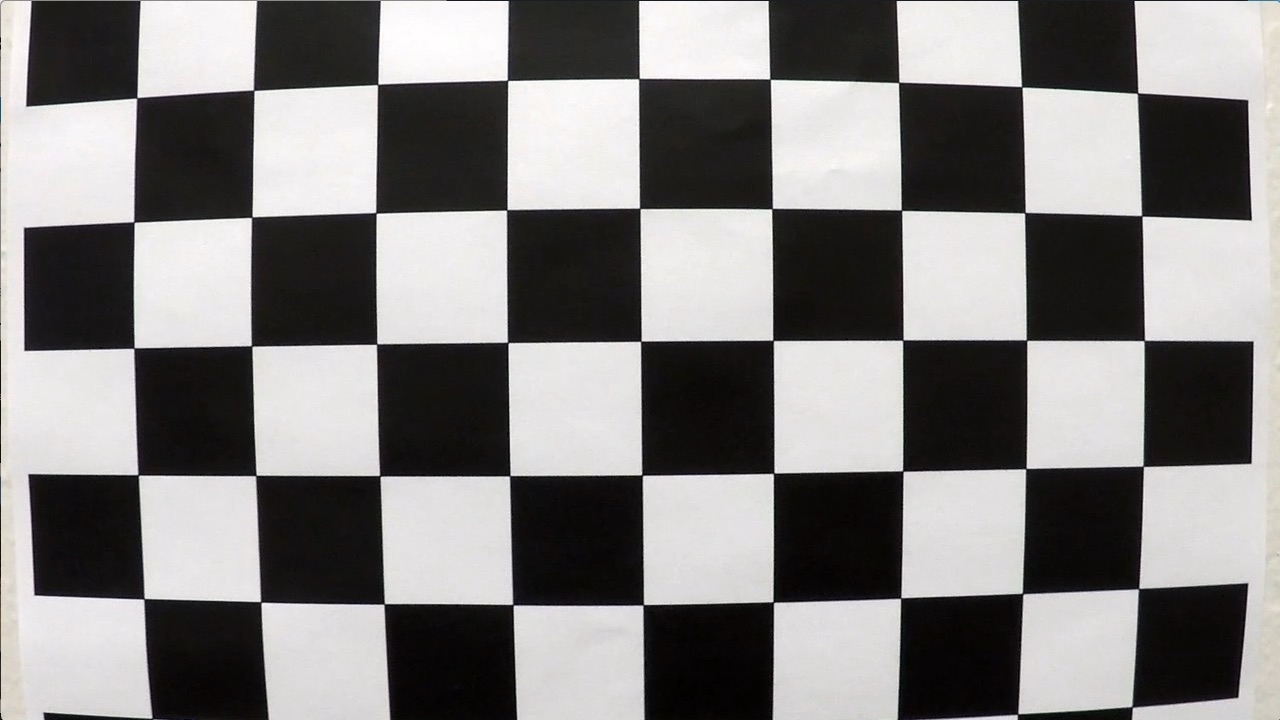
#> input picture camera_cal/calibration1.jpg, 1280 x 720 px; its folder holds 4 pictures in this run
$ python Main.py   (older library calls are emulated)
#> lines starting #> are read from the running program, lines starting #| are printed output that depends on the picture; after the words box and inside, x2 and y2 are one past the last pixel; in counts of white or black regions, pixels touching at a corner belong together
import numpy as np
import cv2
import glob
import matplotlib.pyplot as plt
import matplotlib.image as mpimg
import pickle


def plot_two(img1, img2, title2, title1='Original Image'):
    """ plot two pictures"""
    f, (ax1, ax2) = plt.subplots(1, 2, figsize=(20, 12))
    ax1.imshow(img1)
    ax1.set_title(title1, fontsize=30)
    ax2.imshow(img2)
    ax2.set_title(title2, fontsize=30)
    plt.subplots_adjust(left=0., right=1, top=0.9, bottom=0.)
    plt.show()


def save_mtx_dist(img_shape=(720, 1280), chessboard_images='camera_cal/calibration*.jpg'):
    """ compute the camera calibration matrix and distortion coefficients
        by a series of chessboard images
    :param img_shape: image shape(height, width), default (720, 1280)
    :param chessboard_images: url of a series of chessboard images
    save:
        mtx: camera calibration matrix
        dist: distortion coefficients
    """
#> called with img_shape = (720, 1280), chessboard_images = 'camera_cal/calibration*.jpg'
    # prepare object points, like (0,0,0), (1,0,0), (2,0,0) ....,(6,5,0)
    objp = np.zeros((6 * 9, 3), np.float32)
    objp[:, :2] = np.mgrid[0:9, 0:6].T.reshape(-1, 2)

    # Arrays to store object points and image points from all the images.
    objpoints = []  # 3d points in real world space
    imgpoints = []  # 2d points in image plane.

    # Make a list of calibration images
    images = glob.glob(chessboard_images)

    # Step through the list and search for chessboard corners
    for fname in images:
        img = cv2.imread(fname)  # cv2.imread is BGR
#> img is the input picture: shape (720, 1280, 3); mean B, G, R 127.8, 128.4, 130.1
        gray = cv2.cvtColor(img, cv2.COLOR_BGR2GRAY)

        # Find the chessboard corners
        ret, corners = cv2.findChessboardCorners(gray, (9, 6), None)
#> ret = False; corners = None

        # If found, add object points, image points
        if ret:
            objpoints.append(objp)
            imgpoints.append(corners)

    img_size = (img_shape[1], img_shape[0])
#> img_size = (1280, 720)
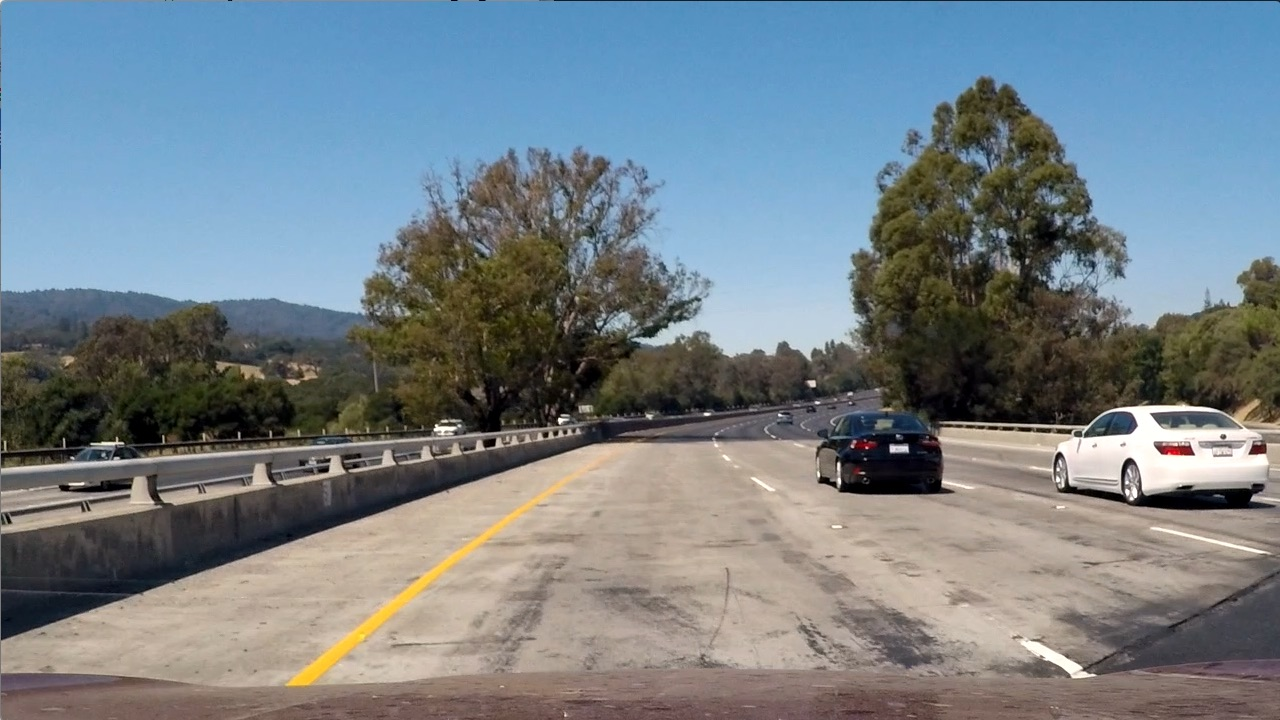
#> input picture test_images/test1.jpg, 1280 x 720 px
#> further down, image is the input picture: shape (720, 1280, 3); mean R, G, B 117.5, 128.7, 135.5
    # Do camera calibration given object points and image points
    ret, mtx, dist, rvecs, tvecs = cv2.calibrateCamera(objpoints, imgpoints, img_size, None, None)

    # save the camera calibration result for later use
    dist_pickle = {"mtx": mtx, "dist": dist}
    pickle.dump(dist_pickle, open('camera_cal/wide_dist_pickle.p', 'wb'))


def undistort(img):
    """ distortion correction
    :param img: original image
    :return: undistorted image
    """
    # load the camera calibration result
    with open('camera_cal/wide_dist_pickle.p', 'rb') as f:
        dist_pickle = pickle.load(f)
        mtx, dist = dist_pickle['mtx'], dist_pickle['dist']

    undist = cv2.undistort(img, mtx, dist, None, mtx)
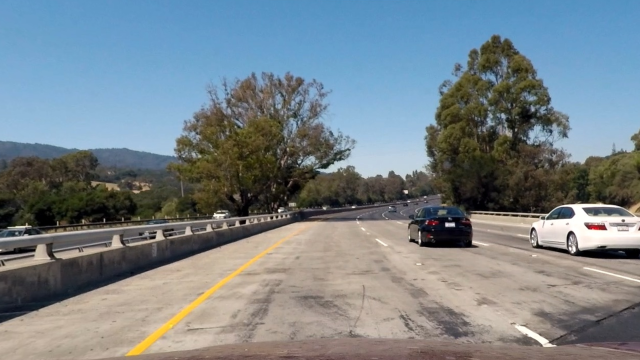
#> undist: shape (720, 1280, 3) (shown at 1/2 size); mean R, G, B 119.6, 130.5, 136.7
    return undist


def grad_xy_abs_thresh(img, orient='x', sobel_kernel=3, thresh=(0, 255)):
    """ create binary threshold image with clear lane lines
        by x,y direction's absolute threshold of saturation gradients
    :param img: undistorted image
    :param orient: gradient orientation x, y
    :param sobel_kernel: odd number to to smooth gradient measurements
    :param thresh: x,y direction's absolute gradient threshold(min, max)
    :return: binary threshold image
    """
#> called with orient = 'x', sobel_kernel = 5, thresh = (20, 255)
    # Convert to HLS, take S channel
    img_hls = cv2.cvtColor(img, cv2.COLOR_RGB2HLS)
#> img_hls: shape (720, 1280, 3); mean of channels 0, 1, 2 60.2, 126.7, 74.4
    img_saturation = img_hls[:, :, 2]
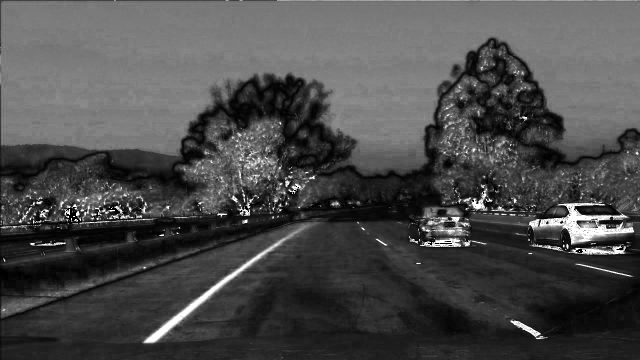
#> img_saturation: shape (720, 1280) (shown at 1/2 size); min 0, max 255, mean 74.4

    # Apply x or y gradient with the OpenCV Sobel() function
    # and take the absolute value
    if orient == 'x':
        abs_sobel = np.absolute(cv2.Sobel(img_saturation, cv2.CV_64F, 1, 0, ksize=sobel_kernel))
    if orient == 'y':
        abs_sobel = np.absolute(cv2.Sobel(img_saturation, cv2.CV_64F, 0, 1, ksize=sobel_kernel))

    # Rescale back to 8 bit integer
    scaled_sobel = np.uint8(255 * abs_sobel / np.max(abs_sobel))

    # Create a copy and apply the threshold
    binary_output = np.zeros_like(scaled_sobel)
    binary_output[(scaled_sobel >= thresh[0]) & (scaled_sobel <= thresh[1])] = 1

    return binary_output


def grad_mag_thresh(img, sobel_kernel=3, mag_thresh=(0, 255)):
    """ create binary threshold image with clear lane lines
        by magnitude threshold of saturation gradients
    :param img: undistorted image
    :param sobel_kernel: odd number to to smooth gradient measurements
    :param mag_thresh: magnitude gradient threshold(min, max)
    :return: binary threshold image
    """
    # Convert to HLS, take S channel  of the gradient
    img_hls = cv2.cvtColor(img, cv2.COLOR_RGB2HLS)
    img_saturation = img_hls[:, :, 2]

    # Take both Sobel x and y gradients
    sobelx = cv2.Sobel(img_saturation, cv2.CV_64F, 1, 0, ksize=sobel_kernel)
    sobely = cv2.Sobel(img_saturation, cv2.CV_64F, 0, 1, ksize=sobel_kernel)
    # Calculate the gradient magnitude
    grad_mag = np.sqrt(sobelx ** 2 + sobely ** 2)

    # Rescale to 8 bit
    scale_factor = np.max(grad_mag) / 255
    grad_mag = (grad_mag / scale_factor).astype(np.uint8)

    # Create a binary image of ones where threshold is met, zeros otherwise
    binary_output = np.zeros_like(grad_mag)
    binary_output[(grad_mag >= mag_thresh[0]) & (grad_mag <= mag_thresh[1])] = 1

    return binary_output


def grad_dir_threshold(img, sobel_kernel=3, dir_thresh=(0, np.pi / 2)):
    """ create binary threshold image with clear lane lines
        by direction threshold of saturation gradients
    :param img: undistorted image
    :param sobel_kernel: odd number to to smooth gradient measurements
    :param dir_thresh: direction gradient threshold(min, max)
    :return: binary threshold image
    """
    # Convert to HLS, take S channel
    img_hls = cv2.cvtColor(img, cv2.COLOR_RGB2HLS)
    img_saturation = img_hls[:, :, 2]

    # Calculate the x and y gradients
    sobelx = cv2.Sobel(img_saturation, cv2.CV_64F, 1, 0, ksize=sobel_kernel)
    sobely = cv2.Sobel(img_saturation, cv2.CV_64F, 0, 1, ksize=sobel_kernel)
    # Take the absolute value of the gradient direction
    abs_grad_dir = np.arctan2(np.absolute(sobely), np.absolute(sobelx))

    # Create a copy and apply the threshold
    binary_output = np.zeros_like(abs_grad_dir)
    binary_output[(abs_grad_dir >= dir_thresh[0]) & (abs_grad_dir <= dir_thresh[1])] = 1

    return binary_output


def saturation_threshold(img, thresh=(0, 255)):
    """ create binary threshold image with clear lane lines
        by saturation threshold in HLS color space
    :param img: undistorted image
    :param thresh: saturation threshold(min, max)
    :return: binary threshold image
    """
    hls = cv2.cvtColor(img, cv2.COLOR_RGB2HLS)
    s_channel = hls[:, :, 2]
    binary_output = np.zeros_like(s_channel)

    # select by S threshold
    binary_output[(s_channel > thresh[0]) & (s_channel <= thresh[1])] = 1

    return binary_output


def threshold(undistort_img):
    """ create binary threshold image with clear lane lines
        by gradient threshold and color threshold
    :param undistort_img: undistorted image
    :return: binary threshold image
    """
    # Choose a larger odd number to smooth gradient measurements
    ksize = 5

    # Apply each of the threshold functions
    gradx = grad_xy_abs_thresh(image, orient='x', sobel_kernel=ksize, thresh=(20, 255))
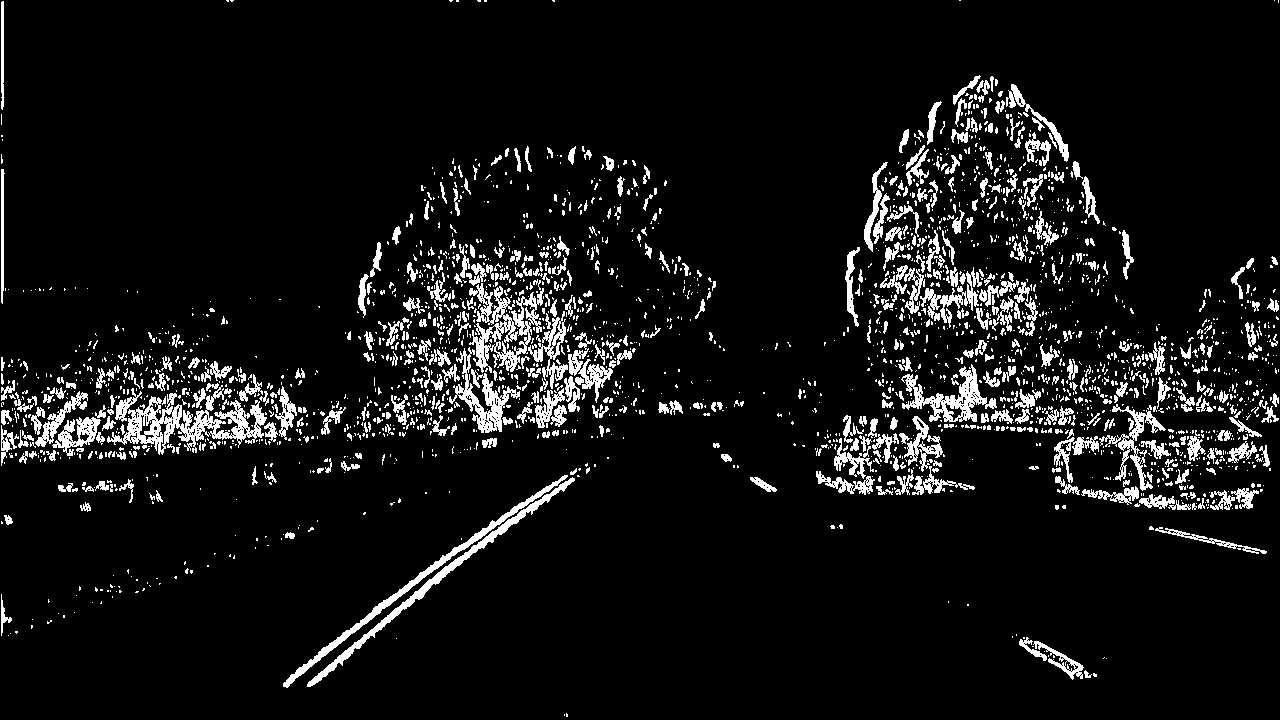
#> gradx: shape (720, 1280); values 0 (black) and 1 (white), 7.7% white; 2567 white regions (2019 under 20 px), largest, box (x1, y1, x2, y2) and area: (107, 385, 267, 455) 3612, (469, 283, 544, 373) 2656, (307, 477, 575, 687) 2179
    grady = grad_xy_abs_thresh(image, orient='y', sobel_kernel=ksize, thresh=(40, 255))
#> (the rest of the program and of its run is left out)
